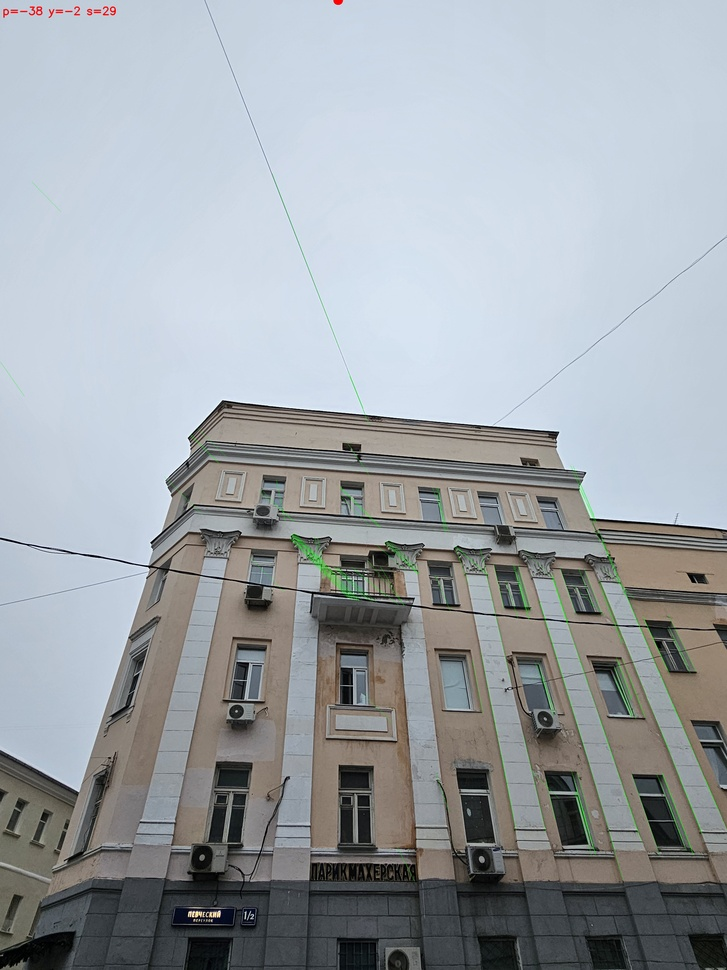
#> input picture examples/20260302_120131_rectified_debug.jpg, 727 x 970 px, shrunk from 3000 x 4000 before the run
$ python -i detector.py   (imports and definitions only)
#> lines starting #> are read from the running program, lines starting #| are printed output that depends on the picture
#> further down, picture is the input picture: shape (970, 727, 3); mean B, G, R 167.6, 162.9, 157.1
import cv2
import numpy as np


class Detector:
    def __init__(self, img_bgr):
        self.img = img_bgr
        self.h, self.w = img_bgr.shape[:2]
#> self.h = 970; self.w = 727

    def find_all_lines(self):
        gray = cv2.cvtColor(self.img, cv2.COLOR_BGR2GRAY)
        edges = cv2.Canny(cv2.equalizeHist(gray), 50, 150, apertureSize=3)
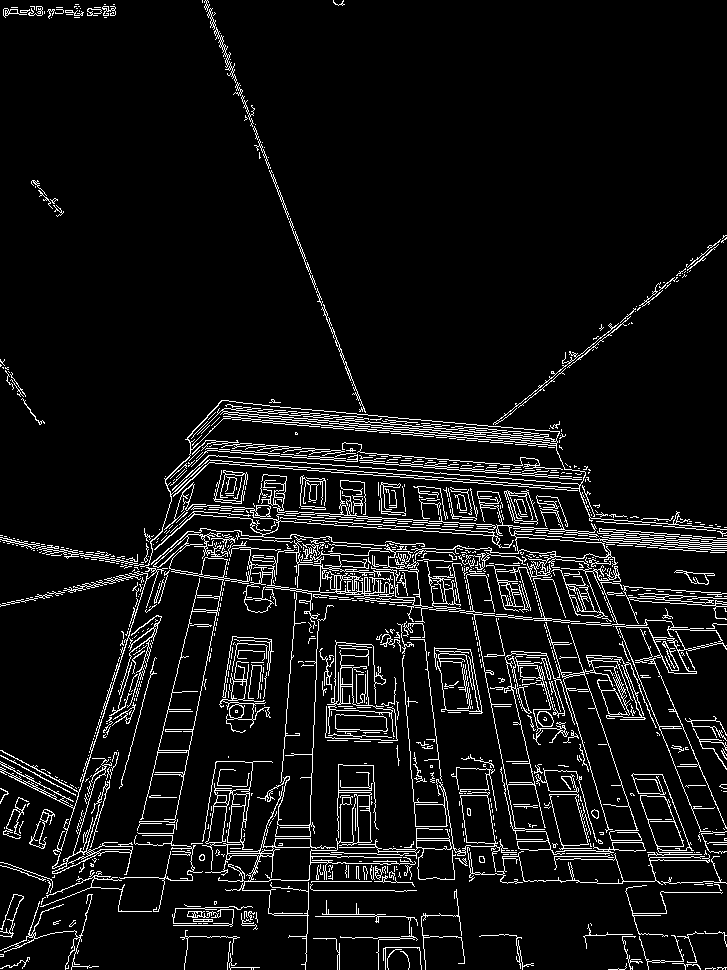
#> edges: shape (970, 727); 7.2% white in thin lines or dots
        lines = cv2.HoughLinesP(edges, 1, np.pi / 180,
                                threshold=80, minLineLength=60, maxLineGap=20)
#> lines = 360 rows, first 6: [206, 1, 371, 431], [168, 509, 726, 548], [170, 502, 663, 537], [474, 440, 685, 269], [305, 969, 310, 819], [207, 415, 559, 445]
        return [l[0].tolist() for l in lines] if lines is not None else []

    def is_facade_line(self, l):
        x1, y1, x2, y2 = l
        length = np.sqrt((x2 - x1) ** 2 + (y2 - y1) ** 2)

        if length < self.h * 0.04:
            return False
        dx = abs(x2 - x1)
        dy = abs(y2 - y1)
        angle = abs(np.degrees(np.arctan2(dy, max(dx, 1))))
        if angle < 15 or angle > 80:
            return False
        if length > self.w * 0.5 and 20 < angle < 70:
            return False
        if min(y1, y2) < self.h * 0.15:
            return False
        if abs(x2 - x1) > self.w * 0.6:
            return False
        if abs(x2 - x1) > 1:
            t = (0 - y1) / max(y2 - y1, 1e-5)
            x_at_top = x1 + t * (x2 - x1)
            if not (-self.w * 0.5 < x_at_top < self.w * 1.5):
                return False
        return True

    def get_facade_lines(self):
        all_lines = self.find_all_lines()
        facade = [l for l in all_lines if self.is_facade_line(l)]

        if len(facade) < 4:
            facade = [l for l in all_lines
                      if 15 < abs(np.degrees(np.arctan2(
                          abs(l[3] - l[1]), max(abs(l[2] - l[0]), 1)))) < 80
                      and np.sqrt((l[2] - l[0]) ** 2 + (l[3] - l[1]) ** 2) > 50
                      and min(l[1], l[3]) > self.h * 0.15
                      and abs(l[2] - l[0]) < self.w * 0.6]

        return facade, all_lines

>>> import cv2
>>> picture = cv2.imread('../examples/20260302_120131_rectified_debug.jpg')
>>> result = Detector(picture).find_all_lines()
#> result = 360 items, first 6: [206, 1, 371, 431], [168, 509, 726, 548], [170, 502, 663, 537], [474, 440, 685, 269], [305, 969, 310, 819], [207, 415, 559, 445]

$ run again, on examples/20260302_120734_rectified_debug.jpg
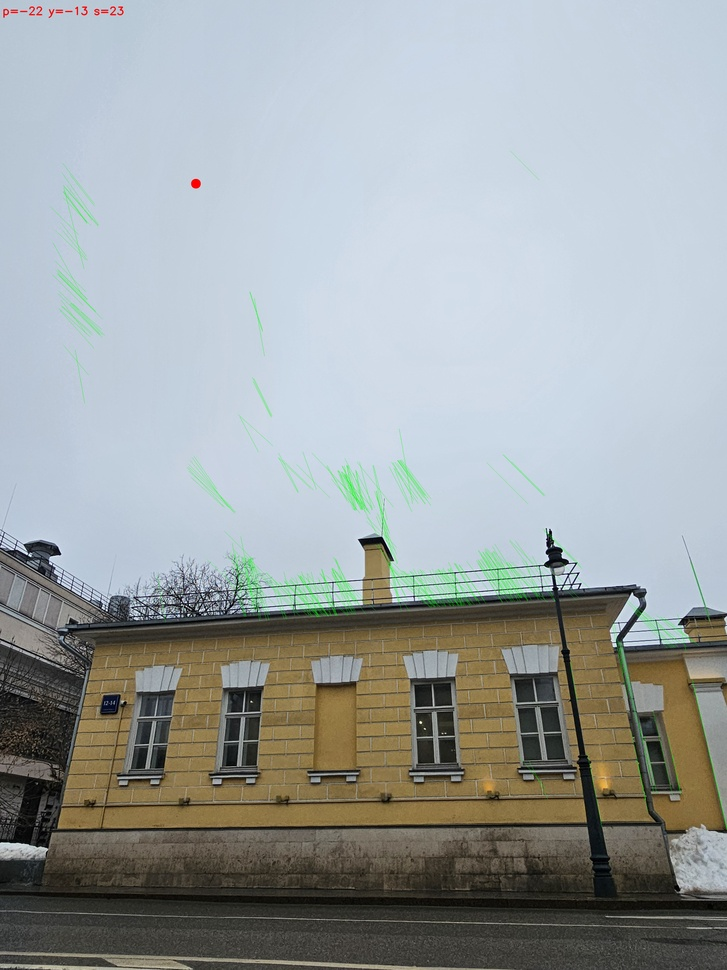
#> input picture examples/20260302_120734_rectified_debug.jpg, 727 x 970 px, shrunk from 3000 x 4000 before the run
#> picture is the input picture: shape (970, 727, 3); mean B, G, R 162.3, 162, 156.3
#> in find_all_lines, `gray = cv2.cvtColor(self.img, cv2.COLOR_BGR2GRAY)`:
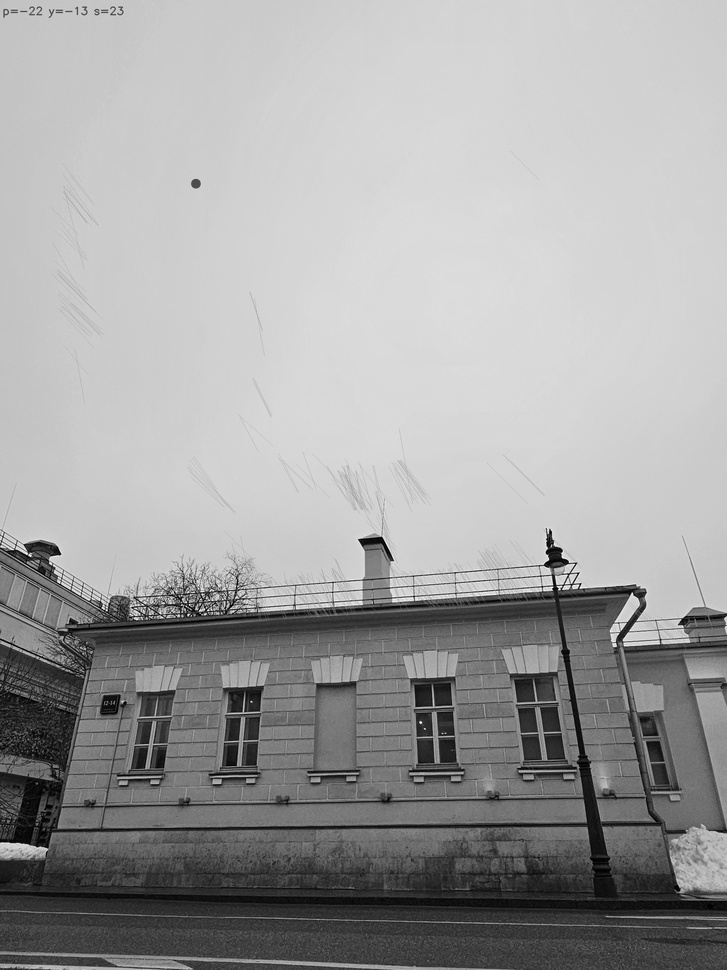
#> gray: shape (970, 727); min 0, max 254, mean 160.3
#> in find_all_lines, `edges = cv2.Canny(cv2.equalizeHist(gray), 50, 150, apertureSize=3)`:
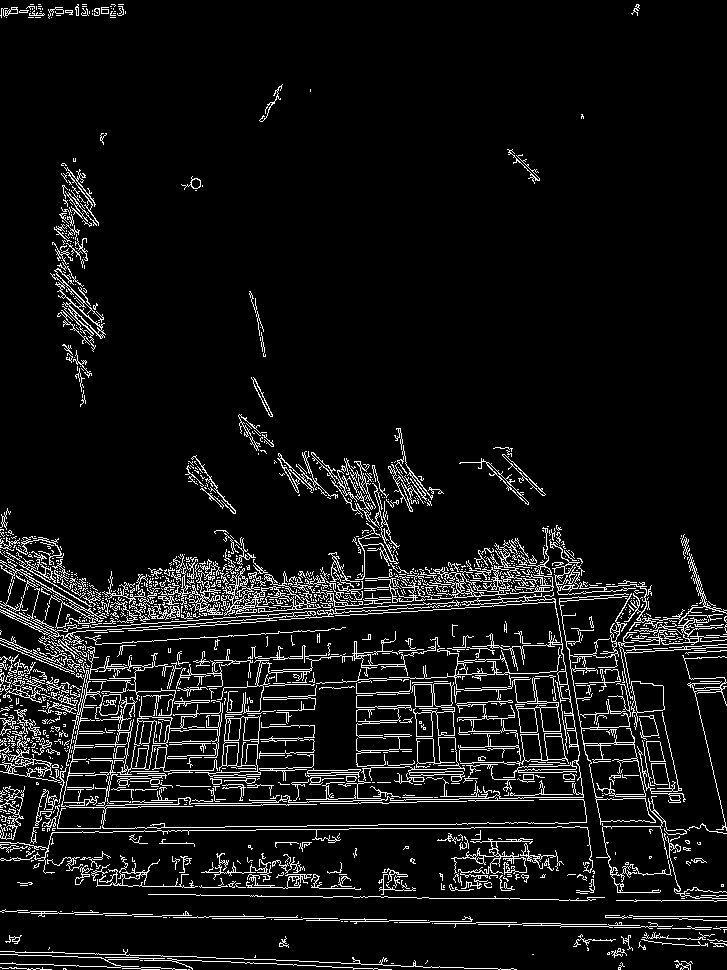
#> edges: shape (970, 727); 7.5% white in thin lines or dots
#> lines = 414 rows, first 6: [93, 808, 192, 806], [39, 631, 650, 588], [98, 632, 651, 594], [389, 920, 560, 923], [3, 804, 534, 795], [0, 807, 645, 795]
#> result = 414 items, first 6: [93, 808, 192, 806], [39, 631, 650, 588], [98, 632, 651, 594], [389, 920, 560, 923], [3, 804, 534, 795], [0, 807, 645, 795]

$ run again, on examples/20260302_120734_rectified.jpg
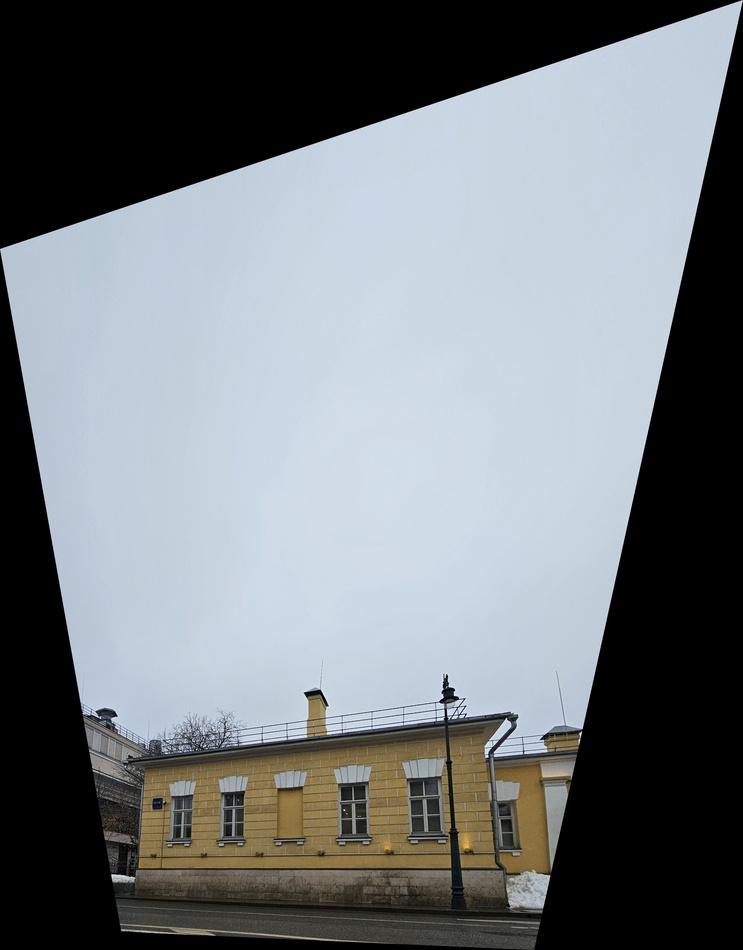
#> input picture examples/20260302_120734_rectified.jpg, 743 x 950 px, shrunk from 4868 x 6228 before the run
#> picture is the input picture: shape (950, 743, 3); mean B, G, R 127.2, 122.8, 117.4
#> in find_all_lines, `gray = cv2.cvtColor(self.img, cv2.COLOR_BGR2GRAY)`:
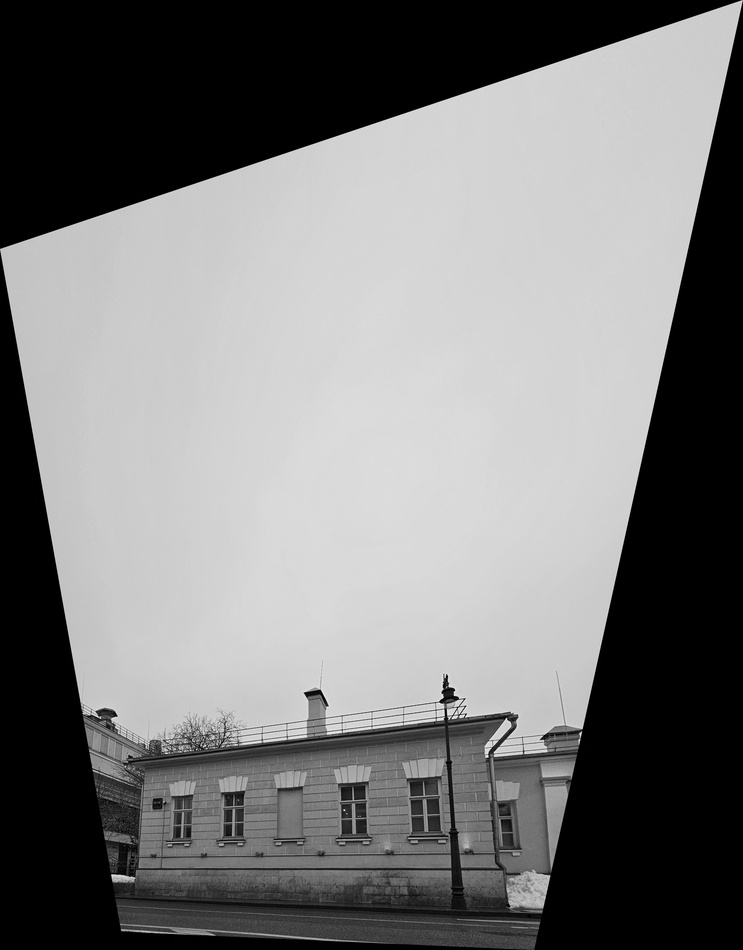
#> gray: shape (950, 743); min 0, max 246, mean 121.7
#> in find_all_lines, `edges = cv2.Canny(cv2.equalizeHist(gray), 50, 150, apertureSize=3)`:
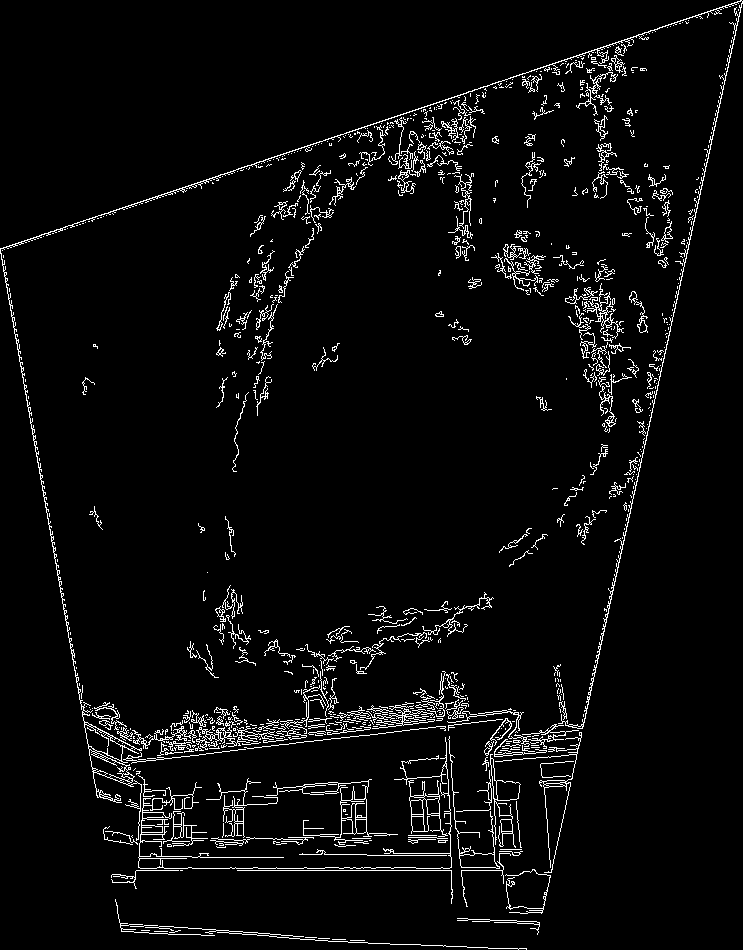
#> edges: shape (950, 743); 4.2% white in thin lines or dots
#> lines = 141 rows, first 6: [0, 248, 96, 795], [538, 932, 637, 468], [557, 845, 661, 358], [237, 870, 502, 870], [711, 139, 742, 1], [91, 763, 510, 712]
#> result = 141 items, first 6: [0, 248, 96, 795], [538, 932, 637, 468], [557, 845, 661, 358], [237, 870, 502, 870], [711, 139, 742, 1], [91, 763, 510, 712]
